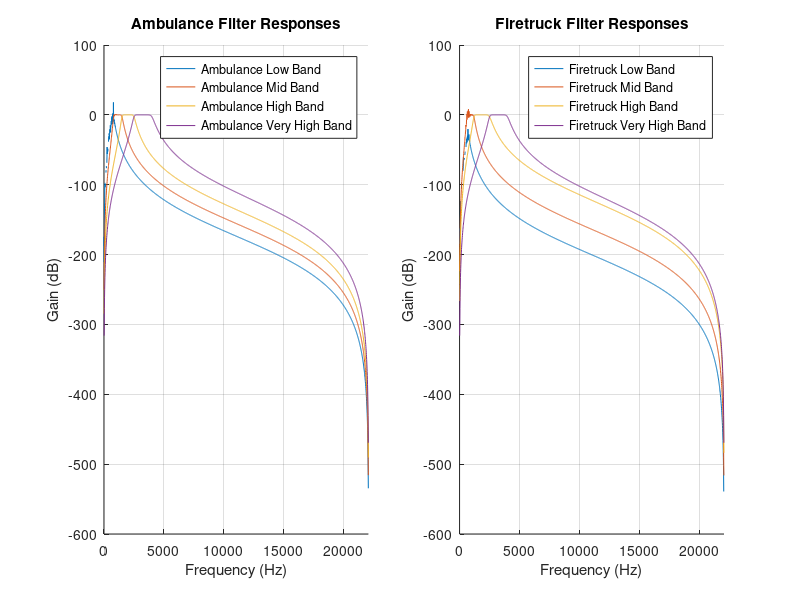

This figure's MATLAB source:
function design_filters()
    fs = 44100; % Sampling rate
    trainFiles = dir(fullfile('train', '**', '*.wav'));
    
    % Initialize with fixed FFT size
    N_fft = 2^14;
    ambulance_spectra = zeros(N_fft/2, 0);
    firetruck_spectra = zeros(N_fft/2, 0);
    
    % Define specific frequency bands for ambulance and firetruck filters
    ambulance_bands = {
        [300, 800],   % Ambulance Low band
        [800, 1500],  % Ambulance Mid band
        [1500, 2500], % Ambulance High band
        [2500, 4000]  % Ambulance Very high band
    };
    
    firetruck_bands = {
        [300, 600],   % Firetruck Low band
        [600, 1200],  % Firetruck Mid band
        [1200, 2500], % Firetruck High band
        [2500, 4000]  % Firetruck Very high band
    };
    
    % Analyze spectra for both classes
    for i = 1:length(trainFiles)
        try
            [x, fs_file] = audioread(fullfile(trainFiles(i).folder, trainFiles(i).name));
            x = mean(x, 2); % Convert to mono
            x = x / max(abs(x)); % Normalize
            
            if length(x) > N_fft
                x = x(1:N_fft);
            else
                x(end+1:N_fft) = 0;
            end
            
            X = abs(fft(x, N_fft));
            X = X(1:N_fft/2); % Take positive frequencies only
            
            if contains(lower(trainFiles(i).folder), 'ambulance')
                ambulance_spectra(:, end+1) = X;
            elseif contains(lower(trainFiles(i).folder), 'firetruck')
                firetruck_spectra(:, end+1) = X;
            end
            
        catch ME
            fprintf('Error processing file %s: %s\n', trainFiles(i).name, ME.message);
            continue;
        end
    end
    
    % Compute average spectra for both classes
    avg_amb = mean(ambulance_spectra, 2);
    avg_fire = mean(firetruck_spectra, 2);
    f = linspace(0, fs/2, N_fft/2); % Frequency vector
    
    % Create bandpass filters for each frequency range for ambulance and firetruck
    ambulance_filters = struct('b', {}, 'a', {}, 'band', {}, 'name', {});
    firetruck_filters = struct('b', {}, 'a', {}, 'band', {}, 'name', {});
    filter_names_ambulance = {'Ambulance Low Band', 'Ambulance Mid Band', 'Ambulance High Band', 'Ambulance Very High Band'};
    filter_names_firetruck = {'Firetruck Low Band', 'Firetruck Mid Band', 'Firetruck High Band', 'Firetruck Very High Band'};
    
    % Create ambulance filters
    for i = 1:length(ambulance_bands)
        band = ambulance_bands{i};
        nyquist = fs / 2;
        band_norm = band / nyquist;
        
        % Design bandpass filter for ambulance
        [b, a] = butter(6, band_norm, 'bandpass');
        
        % Store the filter coefficients, band information, and names for ambulance
        ambulance_filters(i).b = b;
        ambulance_filters(i).a = a;
        ambulance_filters(i).band = band;
        ambulance_filters(i).name = filter_names_ambulance{i};
        
        fprintf('%s: %.2f - %.2f Hz\n', filter_names_ambulance{i}, band(1), band(2));
    end
    
    % Create firetruck filters
    for i = 1:length(firetruck_bands)
        band = firetruck_bands{i};
        nyquist = fs / 2;
        band_norm = band / nyquist;
        
        % Design bandpass filter for firetruck
        [b, a] = butter(6, band_norm, 'bandpass');
        
        % Store the filter coefficients, band information, and names for firetruck
        firetruck_filters(i).b = b;
        firetruck_filters(i).a = a;
        firetruck_filters(i).band = band;
        firetruck_filters(i).name = filter_names_firetruck{i};
        
        fprintf('%s: %.2f - %.2f Hz\n', filter_names_firetruck{i}, band(1), band(2));
    end
    
    % Visualization of all filters (1 plot for ambulance filters, 1 plot for firetruck filters)
    fig = figure('Name', 'Bandpass Filter Responses', 'Position', [100 100 1200 800], 'NumberTitle', 'off');
    
    % Plot for ambulance filters (Top plot)
    subplot(1, 2, 1);
    hold on;
    for i = 1:length(ambulance_filters)
        [h, w] = freqz(ambulance_filters(i).b, ambulance_filters(i).a, 2048, fs);
        plot(w, 20 * log10(abs(h)), 'DisplayName', ambulance_filters(i).name);
    end
    title('Ambulance Filter Responses');
    xlabel('Frequency (Hz)');
    ylabel('Gain (dB)');
    legend('show');
    grid on; xlim([0 fs/2]);
    
    % Plot for firetruck filters (Bottom plot)
    subplot(1, 2, 2);
    hold on;
    for i = 1:length(firetruck_filters)
        [h, w] = freqz(firetruck_filters(i).b, firetruck_filters(i).a, 2048, fs);
        plot(w, 20 * log10(abs(h)), 'DisplayName', firetruck_filters(i).name);
    end
    title('Firetruck Filter Responses');
    xlabel('Frequency (Hz)');
    ylabel('Gain (dB)');
    legend('show');
    grid on; xlim([0 fs/2]);
    
    drawnow;
end
